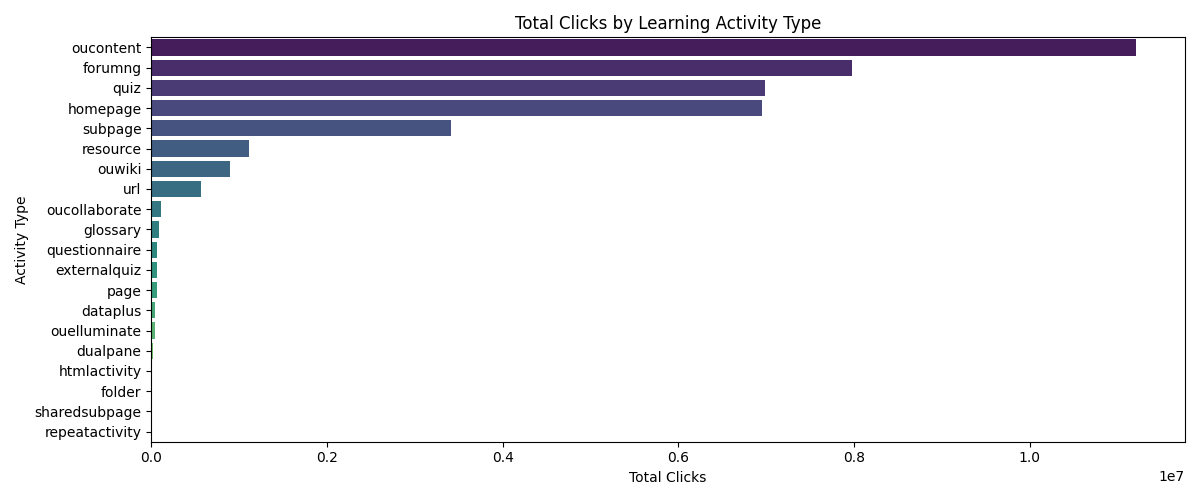
#> input picture AIPersonalizedLearningAgent/reports/activity_clicks.png, 1200 x 500 px, found by its file name
$ jupyter execute --allow-errors 'CompletePipelineForMNISTDATASETS (1).ipynb'
#> lines starting #> are read from the running program, lines starting #| are printed output that depends on the picture; after the words box and inside, x2 and y2 are one past the last pixel; in counts of white or black regions, pixels touching at a corner belong together
[cell 1]
import tensorflow as tf
from tensorflow import keras
from keras.datasets import mnist
from tensorflow.keras import layers
import matplotlib.pyplot as plt
#> (the rest of this cell did not finish here and is left out)

[cell 2]
from google.colab import files
import cv2
import numpy as np
import matplotlib.pyplot as plt

# ==========================
# UPLOAD IMAGE
# ==========================

uploaded = files.upload()
#> the answer given: activity_clicks.png
file_name = list(uploaded.keys())[0]

# ==========================
# READ IMAGE
# ==========================

img = cv2.imread(file_name, cv2.IMREAD_GRAYSCALE)
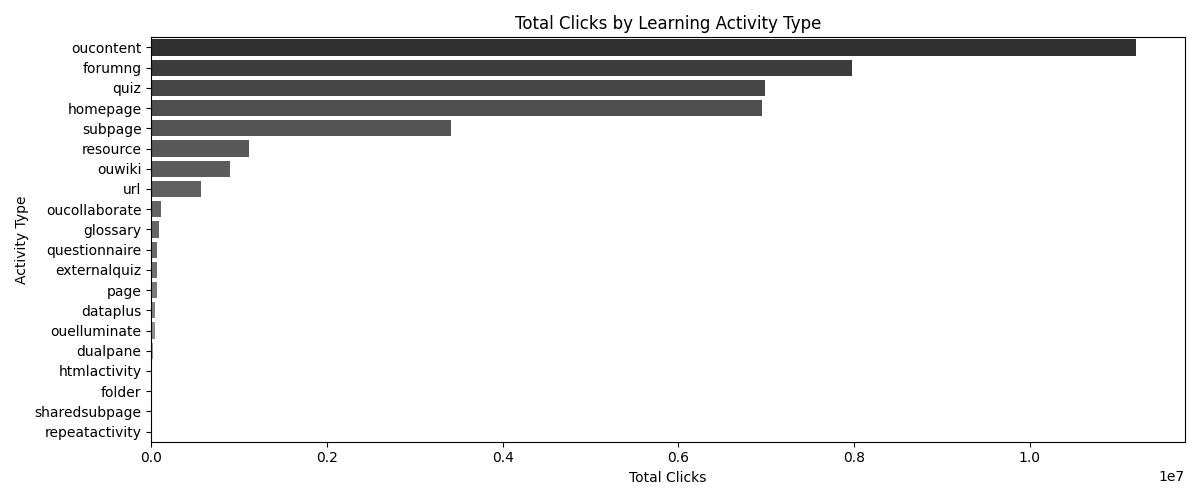
#> img: shape (500, 1200); min 0, max 255, mean 233.2

# ==========================
# THRESHOLD
# ==========================

_, thresh = cv2.threshold(
    img,
    180,
    255,
    cv2.THRESH_BINARY_INV
)
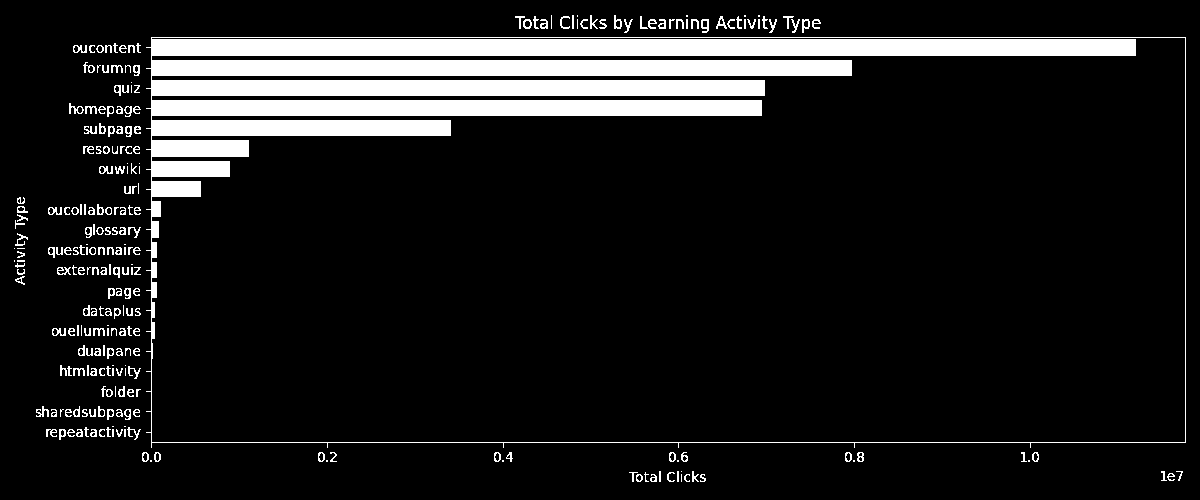
#> thresh: shape (500, 1200); 11.2% white; 255 white regions (51 under 20 px)

# ==========================
# FIND DIGIT CONTOUR
# ==========================

contours, _ = cv2.findContours(
    thresh,
    cv2.RETR_EXTERNAL,
    cv2.CHAIN_APPROX_SIMPLE
)
#> contours = 255 contours, 130 with area under 20; largest, box (x1, y1, x2, y2) and area: (146, 37, 1186, 448) 418796, (701, 19, 709, 33) 70, (802, 19, 810, 33) 62, (523, 19, 532, 29) 62, (614, 15, 622, 29) 62

if len(contours) == 0:
    raise ValueError("No digit found in image")

largest = max(contours, key=cv2.contourArea)
#> largest = contour of 131 points, box (x1, y1, x2, y2) (146, 37, 1186, 448), area 418796

x, y, w, h = cv2.boundingRect(largest)
#> x = 146; y = 37; w = 1040; h = 411

digit = thresh[y:y+h, x:x+w]
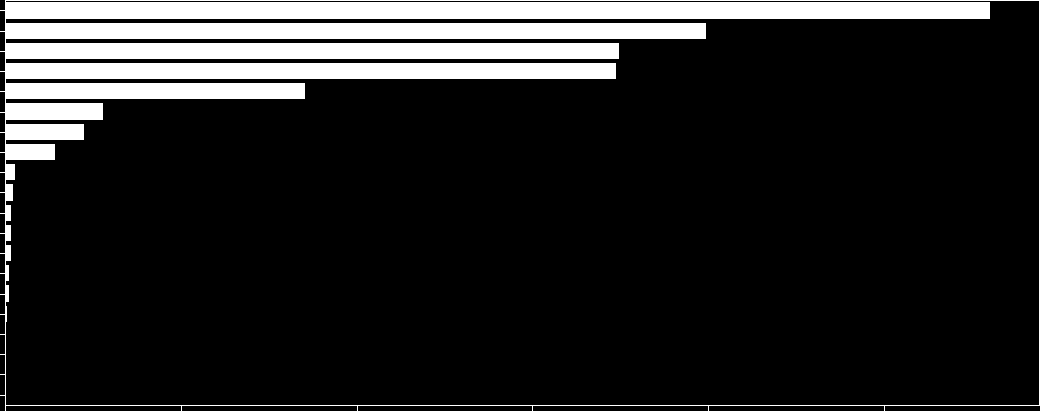
#> digit: shape (411, 1040); 13.9% white; 1 white region, box (x1, y1, x2, y2) and area: (0, 0, 1040, 411) 59587

# ==========================
# RESIZE WHILE KEEPING RATIO
# ==========================

target_size = 20

h0, w0 = digit.shape
#> h0 = 411; w0 = 1040

if h0 > w0:
    new_h = target_size
    new_w = int(w0 * target_size / h0)
else:
    new_w = target_size
    new_h = int(h0 * target_size / w0)
#> new_h = 7

digit = cv2.resize(digit, (new_w, new_h))

# ==========================
# CREATE 28x28 CANVAS
# ==========================

canvas = np.zeros((28, 28), dtype=np.uint8)

x_offset = (28 - new_w) // 2
y_offset = (28 - new_h) // 2
#> y_offset = 10

canvas[
    y_offset:y_offset+new_h,
    x_offset:x_offset+new_w
] = digit
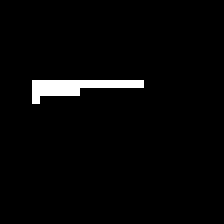
#> canvas: shape (28, 28) (shown 8 times larger); 2.7% white in thin lines or dots, all inside (x1, y1, x2, y2) = (4, 10, 18, 13)

# ==========================
# NORMALIZE
# ==========================

processed = canvas.astype("float32") / 255.0

# ==========================
# DISPLAY WHAT MODEL SEES
# ==========================

plt.figure(figsize=(4,4))
plt.imshow(processed, cmap="gray")
plt.title("Processed Image")
plt.axis("off")
plt.show()

# ==========================
# PREDICTION
# ==========================

input_img = processed.reshape(1, 28, 28, 1)

#> (the rest of this cell did not finish here and is left out)

$ run again, on AIPersonalizedLearningAgent/reports/eda_correlation_matrix.png
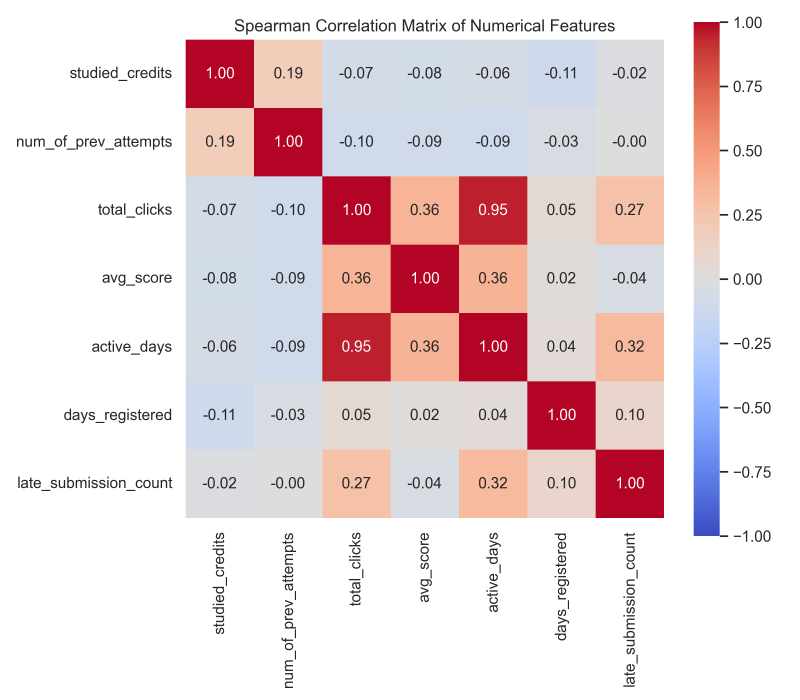
#> input picture AIPersonalizedLearningAgent/reports/eda_correlation_matrix.png, 2400 x 2100 px, found by its file name (shown at 1/3 size)
#> `_, thresh = cv2.threshold( img, 180, 255, cv2.THRESH_BINARY_INV )`:
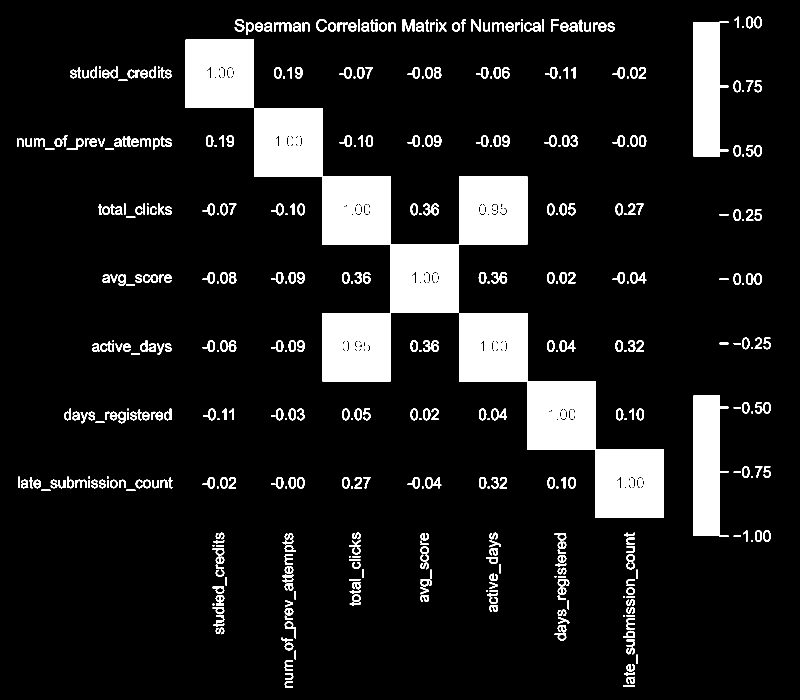
#> thresh: shape (2100, 2400) (shown at 1/3 size); 10.9% white; 513 white regions
#> contours = 495 contours, 48 with area under 20; largest, box (x1, y1, x2, y2) and area: (557, 119, 1992, 1554) 374544, (2081, 1186, 2185, 1611) 32729, (2081, 64, 2185, 470) 31344, (1231, 1021, 1254, 1056) 604, (1436, 816, 1459, 851) 604
#> largest = contour of 52 points, box (x1, y1, x2, y2) (557, 119, 1992, 1554), area 374544
#> x = 557; y = 119; w = 1435
#> `canvas[ y_offset:y_offset+new_h, x_offset:x_offset+new_w ] = digit`:
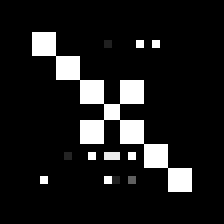
#> canvas: shape (28, 28) (shown 8 times larger); min 0, max 255, mean 27.5

$ run again, on AIPersonalizedLearningAgent/reports/eda_missing_values_heatmap.png
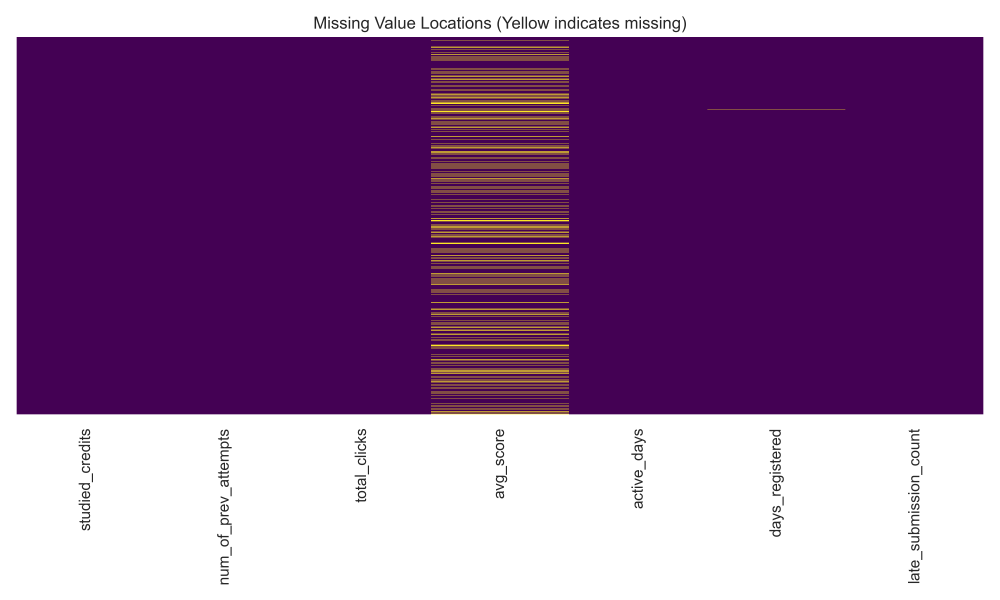
#> input picture AIPersonalizedLearningAgent/reports/eda_missing_values_heatmap.png, 3000 x 1800 px, found by its file name (shown at 1/3 size)
#> `_, thresh = cv2.threshold( img, 180, 255, cv2.THRESH_BINARY_INV )`:
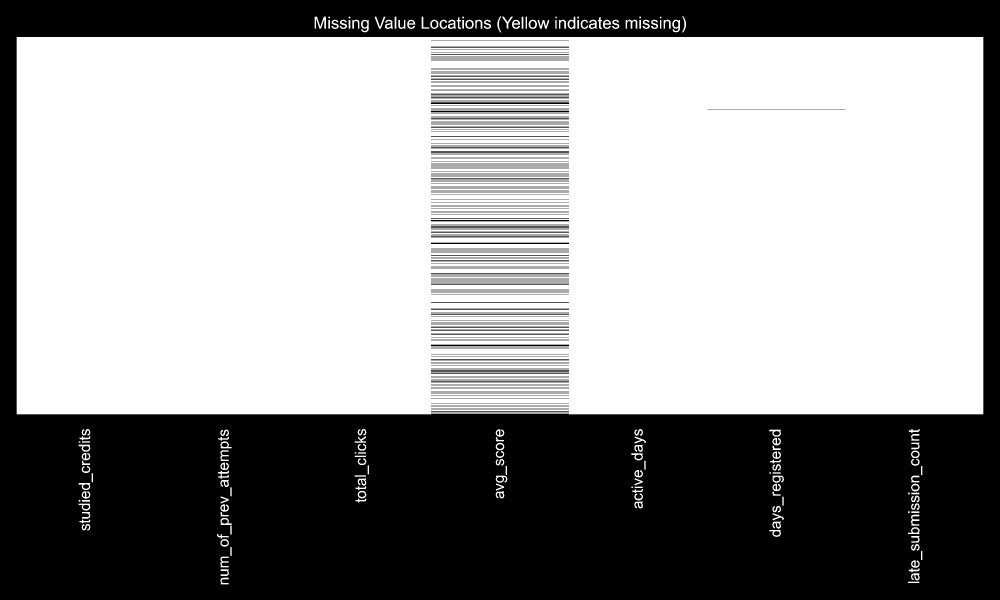
#> thresh: shape (1800, 3000) (shown at 1/3 size); 59.5% white; 240 black regions
#> contours = 163 contours, 14 with area under 20; largest, box (x1, y1, x2, y2) and area: (50, 111, 2950, 1243) 3277940, (2017, 59, 2040, 97) 588, (1083, 59, 1106, 97) 582, (1703, 50, 1726, 87) 548, (1586, 59, 1611, 87) 513
#> largest = contour of 10 points, box (x1, y1, x2, y2) (50, 111, 2950, 1243), area 3277940
#> x = 50; y = 111; w = 2900; h = 1132
#> digit: shape (1132, 2900); 96.8% white; black in thin lines or dots, all inside (x1, y1, x2, y2) = (1243, 11, 2486, 1132)
#> `canvas[ y_offset:y_offset+new_h, x_offset:x_offset+new_w ] = digit`:
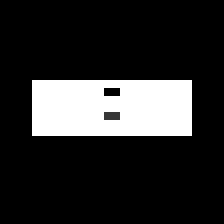
#> canvas: shape (28, 28) (shown 8 times larger); min 0, max 255, mean 44.4
